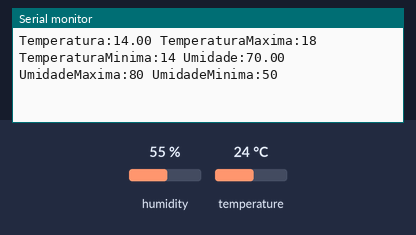
Bench run of a sketch on a simulated Arduino Uno, built with avr-gcc and run on an emulated ATmega328P. Shown: the last lines printed to the serial monitor. The inputs (shaded band) are chosen by the test bench; at power-on: humidity 55 %, temperature 24 °C.

Above: at 3.0 s.
3.1 s: humidity set to 88 %
At 4.9 s:
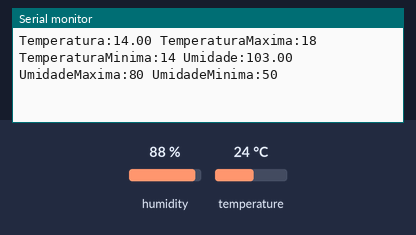
9.4 s: temperature set to 12 °C
At 9.8 s:
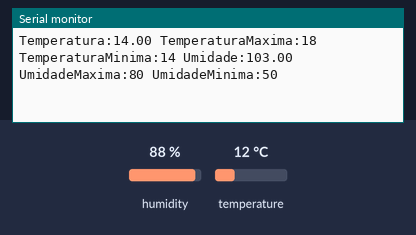
12.3 s: humidity set to 22 %
At 13.2 s:
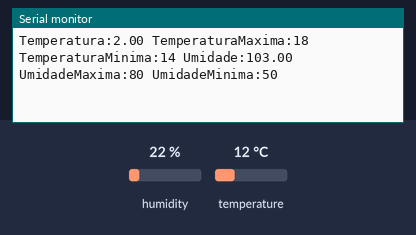
15.2 s: temperature set to 28 °C
At 16.0 s:
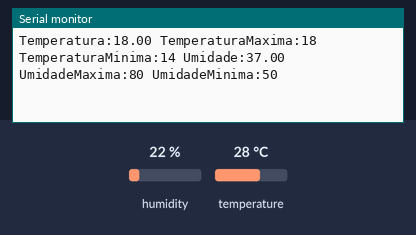
Timing chart, 0 to 18.2 s (numbered marks = the images above; inputs shaded):
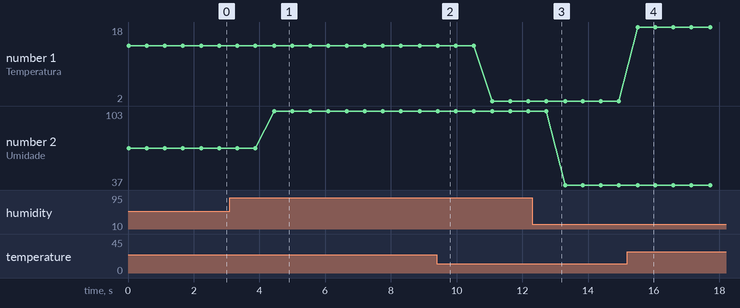

Measured:
- after the input at 3.1 s, the serial monitor: prints a new line after 1.3 s (image 1)
- after the input at 15.2 s, the serial monitor: prints a new line after 0.31 s (image 4)
- plotted number 1: 14 → 2 after the input at 9.4 s
- plotted number 2: 70 → 103 after the input at 3.1 s, 103 → 37 after the input at 12.3 s

The sketch:

dht11_Pi.ino
```cpp
#include "DHT.h" // adiciona a biblioteca DHT.h ao código

#define TIPO_SENSOR DHT11 // define o tipo de sensor
const int PINO_SENSOR_DHT11 = A4; // define em qual pino o sensor está ligado

DHT sensorDHT(PINO_SENSOR_DHT11, TIPO_SENSOR); // cria um objeto do sensor DHT11


void setup() {
  Serial.begin(9600); // define a velocidade de transmissão
  sensorDHT.begin(); // inicia o sensor para capturar dados

}

void loop() {
  float umidade = sensorDHT.readHumidity() + 15; // variável que recebe os valores da umidade
  float temperatura = sensorDHT.readTemperature() - 10; // variável que recebe os valores da temperatura


  if (isnan(temperatura) || isnan(umidade)) {
    Serial.println("Erro ao ler os dados do sensor");
  } // Emite um alerta ao não coseguir capturar dados

  else {
    // Label de temperatura
    Serial.print ("Temperatura:");
    Serial.print(temperatura);
    Serial.print(" "); // E

    // Label da temperatura maxima
    Serial.print("TemperaturaMaxima:");
    Serial.print(18);
    Serial.print(" ");

    // Label da temperatura minima
    Serial.print("TemperaturaMinima:");
    Serial.print(14);
    Serial.print(" ");

    // Label de umidade
    Serial.print("Umidade:");
    Serial.print(umidade);
    Serial.print(" ");

    // Label de umidade maxima
    Serial.print("UmidadeMaxima:");
    Serial.print(80);
    Serial.print(" ");

    // Label de umidade minima
    Serial.print("UmidadeMinima:");
    Serial.print(50);
    Serial.println(" ");
  }

  delay(500); // delay de 1s para captura de dados


}
```
